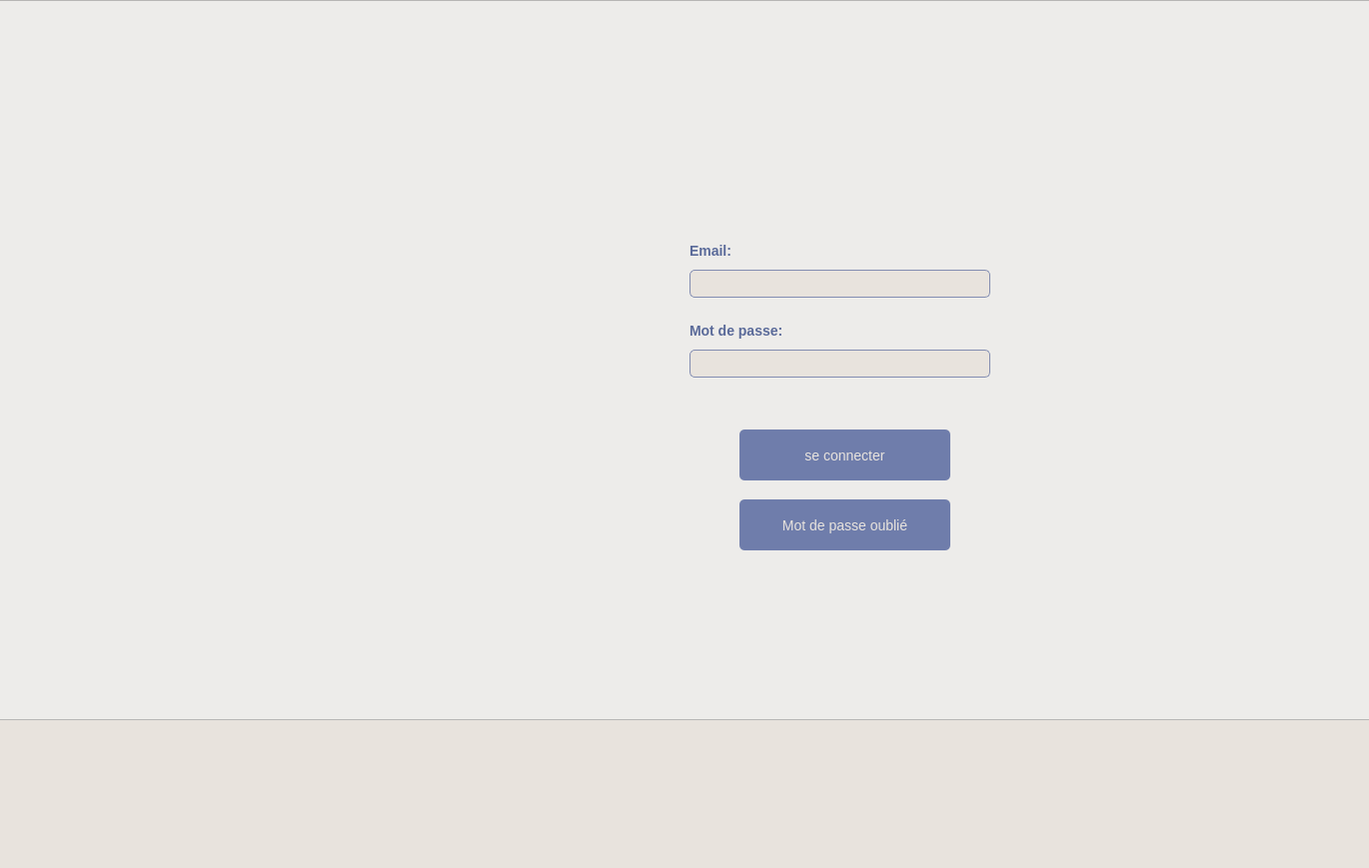
<?xml version="1.0" encoding="UTF-8"?>
<ui version="4.0">
 <class>access</class>
 <widget class="QWidget" name="access">
  <property name="geometry">
   <rect>
    <x>0</x>
    <y>0</y>
    <width>1370</width>
    <height>869</height>
   </rect>
  </property>
  <property name="windowTitle">
   <string>Form</string>
  </property>
  <property name="styleSheet">
   <string notr="true">background-color: rgb(232, 227, 221);</string>
  </property>
  <widget class="QFrame" name="frame_2">
   <property name="geometry">
    <rect>
     <x>-10</x>
     <y>0</y>
     <width>1381</width>
     <height>721</height>
    </rect>
   </property>
   <property name="styleSheet">
    <string notr="true">QFrame {
  background-color: #EDECEA;
    font-family: &quot;Poppins&quot;, &quot;Arial&quot;, sans-serif;
    font-size: 14px;
    color: #263A69;
}
/* Style des boutons */
QPushButton {
    background-color: #6F7DAB;
    color: #E8E3DD;
    border-radius: 5px;
    padding: 8px;
    font-size: 14px;
    border: none;
}
QLineEdit {
    font-family: &quot;Poppins&quot;, &quot;Arial&quot;, sans-serif;
    font-size: 14px;
    background-color: #E8E3DD;
    border: 1px solid #838db1;
    border-radius: 5px;
    padding: 4px;
    color: #263A69;
}
QLabel {
    font: 12pt &quot;The Year of The Camel&quot;;
    font-weight: bold; 
    color: #5A6A99; 
}
</string>
   </property>
   <property name="frameShape">
    <enum>QFrame::Shape::StyledPanel</enum>
   </property>
   <property name="frameShadow">
    <enum>QFrame::Shadow::Raised</enum>
   </property>
   <widget class="QLineEdit" name="mailconnexion">
    <property name="geometry">
     <rect>
      <x>700</x>
      <y>270</y>
      <width>301</width>
      <height>28</height>
     </rect>
    </property>
   </widget>
   <widget class="QLineEdit" name="mdpconnexion">
    <property name="geometry">
     <rect>
      <x>700</x>
      <y>350</y>
      <width>301</width>
      <height>28</height>
     </rect>
    </property>
   </widget>
   <widget class="QLabel" name="label">
    <property name="geometry">
     <rect>
      <x>700</x>
      <y>240</y>
      <width>81</width>
      <height>21</height>
     </rect>
    </property>
    <property name="styleSheet">
     <string notr="true"/>
    </property>
    <property name="text">
     <string>Email:</string>
    </property>
   </widget>
   <widget class="QLabel" name="label_2">
    <property name="geometry">
     <rect>
      <x>700</x>
      <y>320</y>
      <width>161</width>
      <height>21</height>
     </rect>
    </property>
    <property name="styleSheet">
     <string notr="true"/>
    </property>
    <property name="text">
     <string>Mot de passe:</string>
    </property>
   </widget>
   <widget class="QPushButton" name="seconnecter_button">
    <property name="geometry">
     <rect>
      <x>750</x>
      <y>430</y>
      <width>211</width>
      <height>51</height>
     </rect>
    </property>
    <property name="text">
     <string>se connecter</string>
    </property>
   </widget>
   <widget class="QPushButton" name="mdpOublieBtn">
    <property name="geometry">
     <rect>
      <x>750</x>
      <y>500</y>
      <width>211</width>
      <height>51</height>
     </rect>
    </property>
    <property name="text">
     <string>Mot de passe oublié</string>
    </property>
   </widget>
   <widget class="QLabel" name="label_3">
    <property name="geometry">
     <rect>
      <x>110</x>
      <y>160</y>
      <width>561</width>
      <height>381</height>
     </rect>
    </property>
    <property name="text">
     <string/>
    </property>
    <property name="pixmap">
     <pixmap resource="img.qrc">:/image/logo (1).png</pixmap>
    </property>
    <property name="scaledContents">
     <bool>true</bool>
    </property>
   </widget>
  </widget>
 </widget>
 <resources>
  <include location="img.qrc"/>
 </resources>
 <connections/>
</ui>
